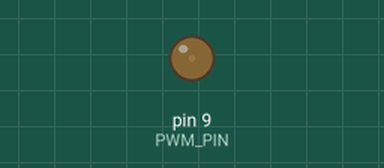
This sketch was run on a simulated Arduino Uno, built with avr-gcc and run on an emulated ATmega328P. Shown: output pins drawn as LEDs (lit = HIGH).

Above: at 0.05 s.
At 0.5 s:
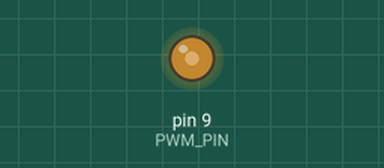
At 0.95 s:
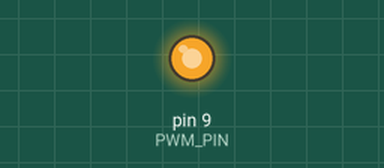
At 1.8 s:
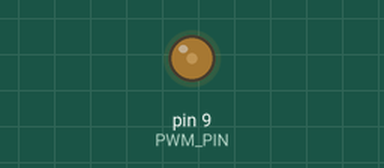
Timing chart, 0 to 4.7 s (numbered marks = the images above):
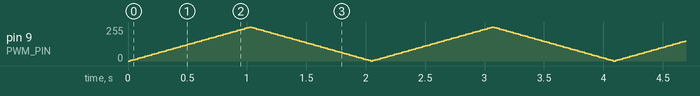

The sketch:

analog_write_pwm.ino
```cpp
// snippet: analog_write_pwm
// tags: analog, analogwrite, pwm, led, fade, duty, basics
// boards: avr, esp32, megaavr, nano33iot, romi32u4, rp2040
// library: none
// description: Fade LED using analogWrite() PWM — 0-255 range on PWM-capable pins (3,5,6,9,10,11)
// prompts: analogWrite PWM, fade LED, PWM output, LED brightness, duty cycle, PWM pin

const int PWM_PIN = 9;  // must be a ~ pin on Uno/Nano

int brightness = 0;
int step = 5;

void setup() {
  pinMode(PWM_PIN, OUTPUT);
}

void loop() {
  analogWrite(PWM_PIN, brightness);
  brightness += step;
  if (brightness >= 255 || brightness <= 0) step = -step;
  delay(20);
}
```
